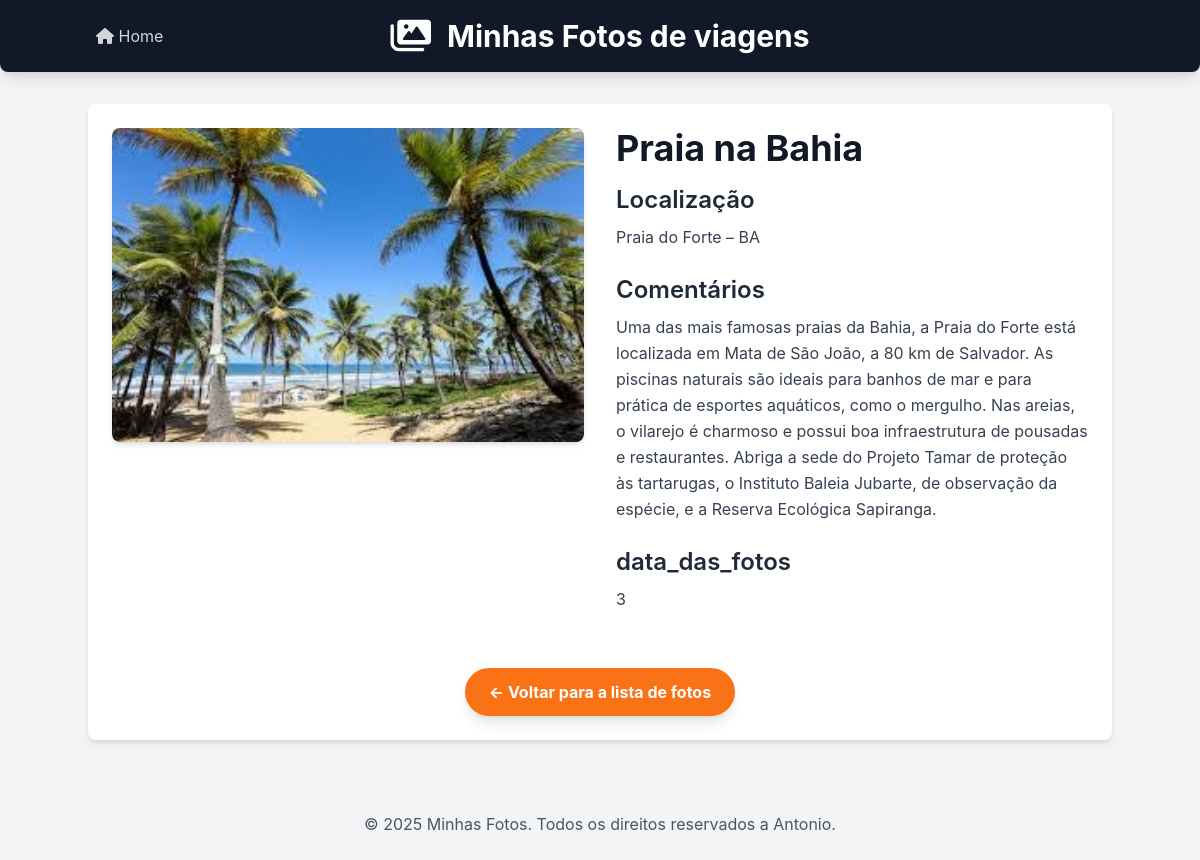
Screenshot of /galleries/galery/2/ with the database file from the repository.
### galleries/models.py (models this page shows, shortened)
class Galery(models.Model):
    title = models.CharField(max_length=200)
    photo_location = models.TextField()
    comments = models.TextField()
    photo_period = models.IntegerField(help_text="Em dias")
    image = models.ImageField(upload_to='galleries/', blank=True, null=True)
    class Meta:
        verbose_name_plural = "galleries"

### galleries/views.py (the view)
# urls.py: path('galery/<int:id>/', views.galery_detail, name='galery_detail'),
def galery_detail(request, id):
        galery=get_object_or_404(Galery, pk=id)
        return render(request, 'galleries/galery_detail.html', {'galery': galery})

### galleries/templates/galleries/galery_detail.html (shortened to what this page needs)
{%extends 'galleries/base.html' %}
{% block content %}
        <div class="flex flex-col md:flex-row gap-8">
            {% if galery.image %}
            <div class="md:w-1/2">
                <img src="{{ galery.image.url }}" alt="[Imagem de {{ galery.title }}]" class="w-full h-auto object-cover rounded-lg shadow-md">
            </div>
            {% endif %}
            <div class="md:w-1/2">
                <h2 class="text-4xl font-bold text-gray-900 mb-4">{{ galery.title }}</h2>
                <h3 class="text-2xl font-semibold text-gray-800 mb-2">Localização</h3>
                <p class="text-gray-700 mb-6 leading-relaxed">{{ galery.photo_location }}</p>
                <h3 class="text-2xl font-semibold text-gray-800 mb-2">Comentários</h3>
                <p class="text-gray-700 mb-6 leading-relaxed whitespace-pre-wrap">{{ galery.comments}}</p>
                <h3 class="text-2xl font-semibold text-gray-800 mb-2">data_das_fotos</h3>
                <p class="text-gray-700 mb-6 leading-relaxed whitespace-pre-wrap">{{ galery.photo_period}}</p>
            </div>
        </div>
        <div class="mt-8 text-center">
            <a href="{%url 'home'%}" class="inline-block bg-orange-500 hover:bg-organge-600 text-white font-bold py-3 px-6 rounded-full transition duration-300 ease-in-out shadow-lg">
                &larr; Voltar para a lista de fotos
            </a>
        </div>
        {% endblock %}
<!--{% load static %}

### galleries/templates/galleries/base.html (style rules this page uses)
body { font-family: 'Inter', sans-serif; }

### rows the page displays
Galery: image (picture), title "Praia na Bahia", photo_location "Praia do Forte – BA", comments "Uma das mais famosas praias da Bahia, a Praia do Forte está localizada em Mata de São João, a 80 km de Salvador. As piscinas naturais são ideais para banhos de mar e para prática de esportes aquáticos, como o mergulho. Nas areias, o vilarejo é charmoso e possui boa infraestrutura de pousadas e restaurantes. Abriga a sede do Projeto Tamar de proteção às tartarugas, o Instituto Baleia Jubarte, de observação da espécie, e a Reserva Ecológica Sapiranga.", photo_period "3"
